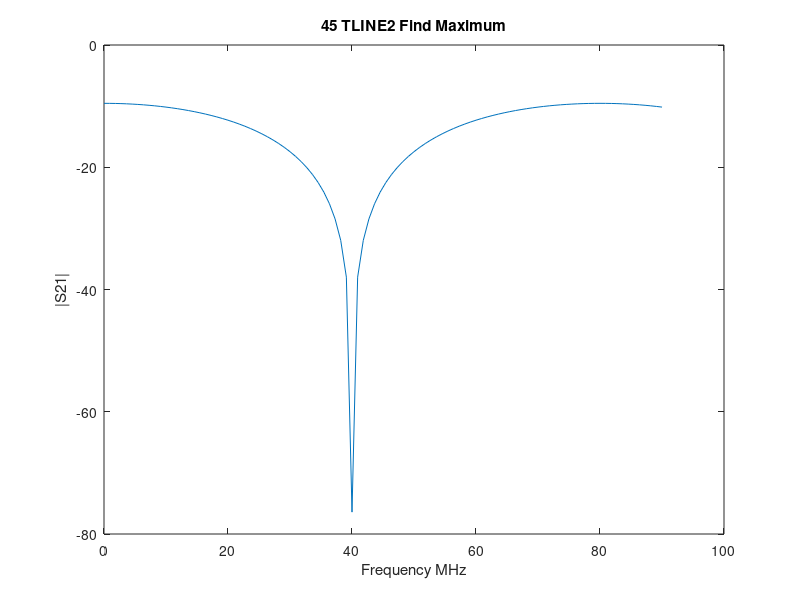

Write the MATLAB code that produced this figure.
c = 3e8;
def_freq = 20e6;
min_freq = 20e6;
max_freq = 40e6;
zg = 50;
z01 = 50;
z02 = 70.7;
zL = 100;
E1_20 = 67/360;
E2_20 = 90/360;
l1 = (c/def_freq)*E1_20;
l2 = (c/def_freq)*E2_20;
f = max_freq; % change for 2nd test
E1 = l1*f/c;
E2 = l2*f/c;

zin2 = z02*((zL + 1j*z02*tan(2*pi*E2))/(z02 + 1j*zL*tan(2*pi*E2)))
zin = z01*((zin2 + 1j*z01*tan(2*pi*E1))/(z01 + 1j*zin2*tan(2*pi*E1)))

gamma_L = (zL - z02)/(zL + z02);
gamma_in = (zin - zg)/(zin + zg)
gamma_L2 = (zin2 - z01) / (zin2 + z01);
gamma_in2 = gamma_L2*exp(j*4*pi*E1);


gamma_mag = 20*log10(abs(gamma_in))
gamma_mag2 = 20*log10(abs(gamma_in2));

%% Test 2

c = 3e8;
def_freq = 20e6;
min_freq = 40e6;
max_freq = 60e6;
zg = 50;
z01 = 50;
z02 = 70.7;
zL = 100;
E1_20 = 67/360;
E2_20 = 45/360;
l1 = (c/def_freq)*E1_20;
l2 = (c/def_freq)*E2_20;

n = 100;
mag = zeros(1, n);
freq = linspace(1, 90e6, n);
i = 1;
for f = freq
    % f = max_freq; % change for 2nd test
    E1 = l1*f/c;
    E2 = l2*f/c;
    
    zin2 = z02*((zL + 1j*z02*tan(2*pi*E2))/(z02 + 1j*zL*tan(2*pi*E2)));
    zin = z01*((zin2 + 1j*z01*tan(2*pi*E1))/(z01 + 1j*zin2*tan(2*pi*E1)));
    
    gamma_L = (zL - z02)/(zL + z02);
    gamma_in = (zin - zg)/(zin + zg);
    gamma_L2 = (zin2 - z01) / (zin2 + z01);
    gamma_in2 = gamma_L2*exp(1j*4*pi*E1);
    
    
    gamma_mag = 20*log10(abs(gamma_in));
    gamma_mag2 = 20*log10(abs(gamma_in2));
    mag(i) = gamma_mag2;
    i = i + 1;
end
close all;
figure(1);
plot(freq/1e6, mag)
xlabel("Frequency MHz")
ylabel("|S21|")
title("45 TLINE2 Find Maximum")
